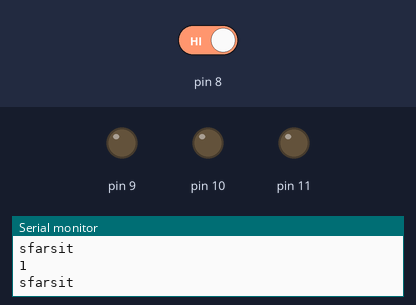
This sketch was run on a simulated Arduino Uno, built with avr-gcc and run on an emulated ATmega328P. On the bench: output pins drawn as LEDs (lit = HIGH), the last lines printed to the serial monitor. The test bench sets the inputs (shaded band); at power-on: pin 8 HIGH.

Above: at 1.6 s.
1.7 s: pin 8 driven LOW
At 3.4 s:
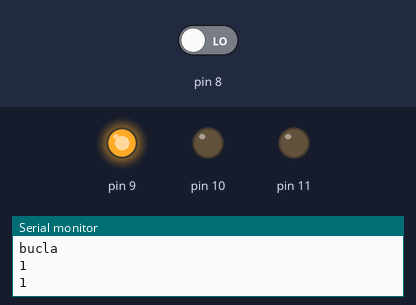
At 4.2 s:
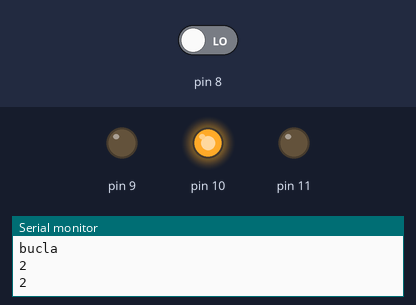
4.7 s: pin 8 driven HIGH
At 6.7 s:
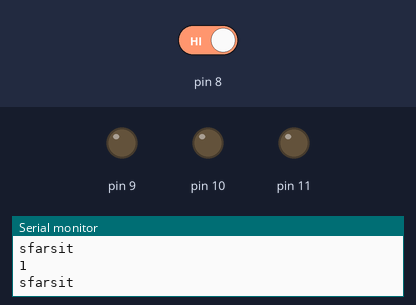
Timing chart, 0 to 8.2 s (numbered marks = the images above; inputs shaded):
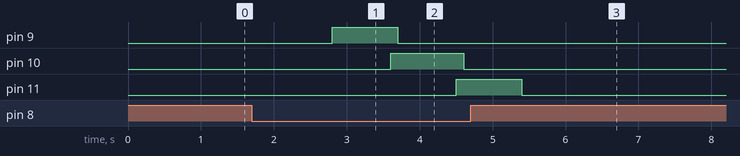

Measured:
- after the input at 1.7 s, pin 9: LOW → HIGH after 1.1 s, → LOW 0.90 s later; pin 10: LOW → HIGH after 1.9 s, → LOW 1.0 s later; pin 11: LOW → HIGH after 2.8 s
- after the input at 4.7 s, pin 9, pin 10: stops changing and stays LOW; pin 11: goes on until 5.4 s, then stays LOW

The sketch:

button_codes.ino
```cpp
 void setup() {

  Serial.begin(9600);

  pinMode(8, INPUT);

  pinMode(9,OUTPUT);
  pinMode(10,OUTPUT);
  pinMode(11,OUTPUT);

}


void loop() {

  int citit;

  int i=0;

  citit=digitalRead(8);

   while(i<=3&&citit==0){

    citit=digitalRead(8);

    delay(400);

    if(citit==0){

     i++;
     delay(400);

    }

     Serial.println("bucla");

     Serial.println(i);

       if(i==1){

         digitalWrite(9,1);

     //    delay(100);

       //  digitalWrite(8,0);

     //    delay(100);

         Serial.println("1");

       }else if(i==2){

         digitalWrite(10,1);

         delay(100);

       digitalWrite(9,0);

      //   delay(50);

         Serial.println("2");

       }else if(i==3){

         digitalWrite(11,1);

        delay(100);

        digitalWrite(10,0);

     //   delay(300);

         Serial.println("3");

       }

      citit=0;

   }

  Serial.println(citit);
   digitalWrite(11,0);

  Serial.println("sfarsit");

   delay(400);

 }
```
